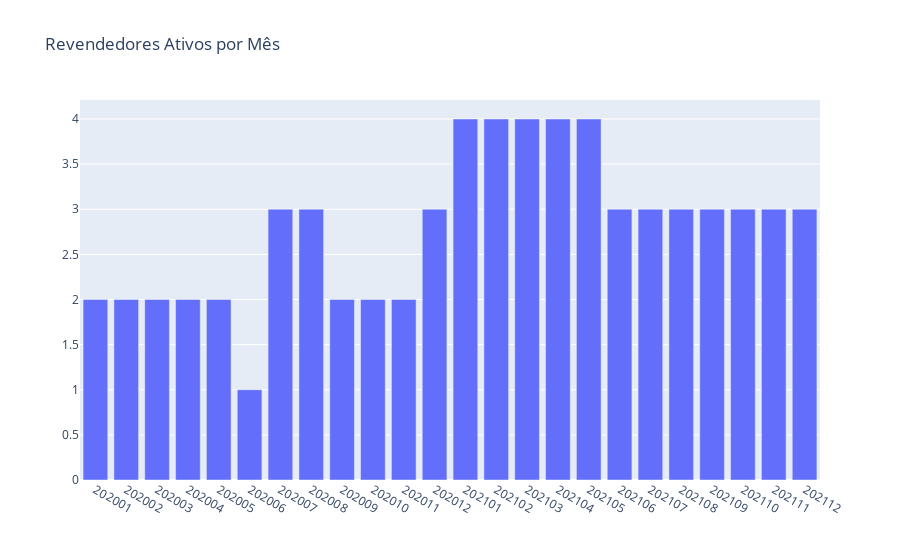

The notebook cell this image was saved under:
### Code cell
# Visualização

plot_data = [go.Bar(x = df_revendedores['AnoMes'],
                   y = df_revendedores['ID Revendedor'])]

plot_layout = go.Layout( xaxis = {'type':'category'},
                        title = 'Revendedores Ativos por Mês')

fig = go.Figure(data = plot_data, layout = plot_layout)
pyoff.iplot(fig)

### Figure 1 — Plotly figure (JSON) as saved in the notebook; plotly's stock layout.template omitted (floating-point values rounded to 4 significant figures)
{"data": [{"type": "bar", "x": ["202001", "202002", "202003", "202004", "202005", "202006", "202007", "202008", "202009", "202010", "202011", "202012", "202101", "202102", "202103", "202104", "202105", "202106", "202107", "202108", "202109", "202110", "202111", "202112"], "y": [2, 2, 2, 2, 2, 1, 3, 3, 2, 2, 2, 3, 4, 4, 4, 4, 4, 3, 3, 3, 3, 3, 3, 3]}], "layout": {"title": {"text": "Revendedores Ativos por Mês"}, "xaxis": {"type": "category"}}}
